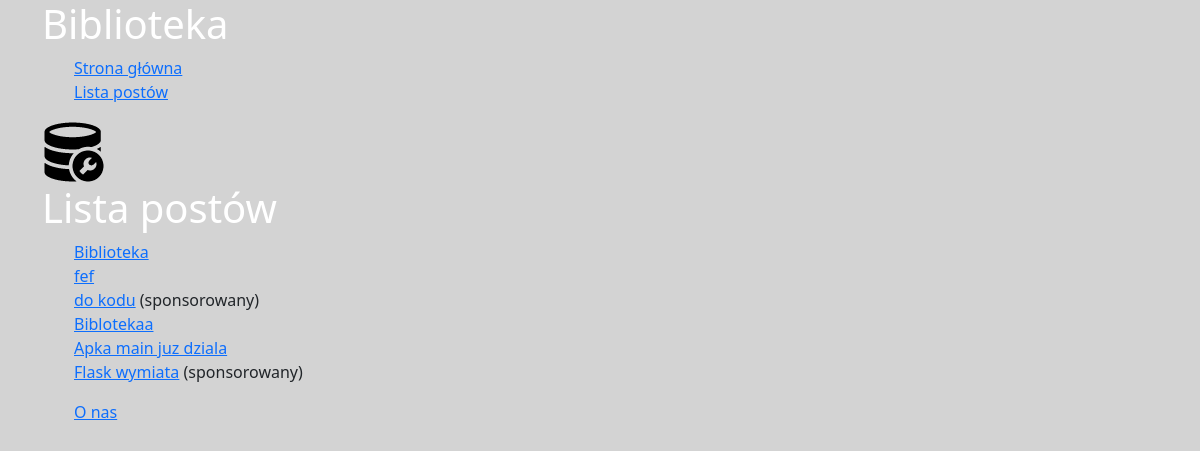
/posts/, run on an earlier commit of the app's database.
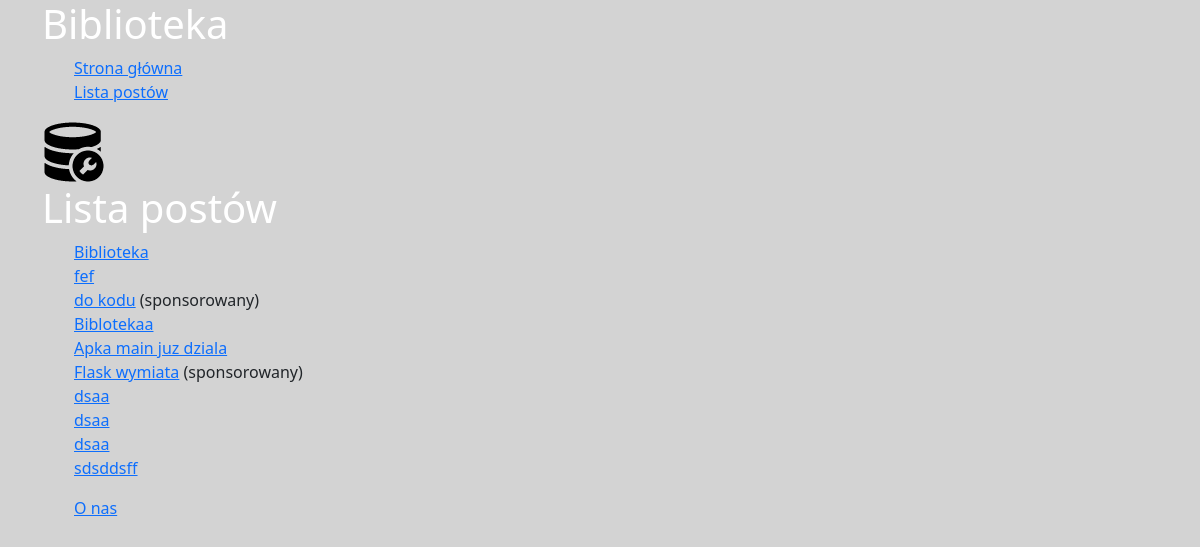
And on a later commit of the database.
### posts/models.py (models this page shows, shortened)
class Post(models.Model):
    title = models.CharField(max_length=255)
    content = models.TextField()
    published = models.BooleanField(default=False)
    created = models.DateTimeField(auto_now_add=True)
    modified = models.DateTimeField(auto_now=True)
    sponsored = models.BooleanField(default=False)
    author = models.ForeignKey("auth.User", on_delete=models.CASCADE)
    tags = models.ManyToManyField('tags.Tag', related_name="posts")
    category = models.ManyToManyField('posts.Category')

### posts/views.py (the view)
# urls.py: path('', posts_list, name="list"),
def posts_list(request):
    posts = Post.objects.all()
    context = {'posts_list': posts}
    return render(request, "posts/list.html", context=context)

### posts/templates/posts/list.html
{% extends 'base.html' %}
{% load static %}
{% block styles %}
<link href="{% static 'posts/css/style.css' %}" rel="stylesheet">
{% endblock %}
{% block content %}
<h1>Lista postów</h1>
<ul>
    {% for post in posts_list %}
        <li><a href="{% url 'posts:details' post.id %}">{{ post.title }}</a>
            {% if post.sponsored %}
                (sponsorowany)
            {% endif %}
        </li>
    {% endfor %}
</ul>
{% endblock %}

What changed in the data, as far as the page shows it:
added Post: title "dsaa"
added Post: title "dsaa"
added Post: title "dsaa"
added Post: title "sdsddsff"
